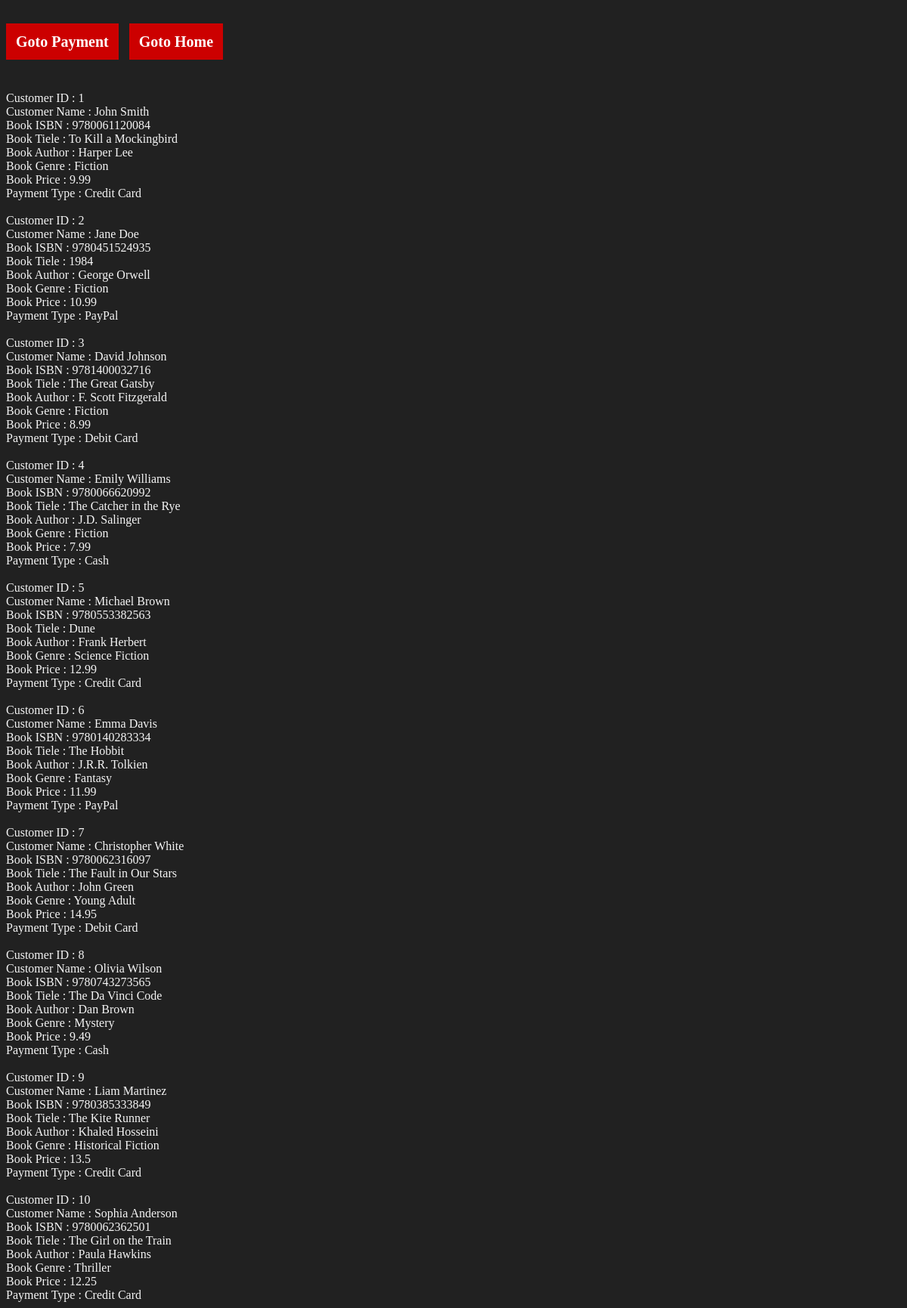
/php/paydisp_1.php, run on the app's committed database.
### tables this page shows
CREATE TABLE User 
(
    userID INT AUTO_INCREMENT PRIMARY KEY,
    userName VARCHAR(20),
    email VARCHAR(50),
    phone VARCHAR(50),
    password VARCHAR(20) NOT NULL
);

CREATE TABLE Payments
(
    PaymentID INT AUTO_INCREMENT PRIMARY KEY,
    PaymentName VARCHAR(50) NOT NULL,
    BookName VARCHAR(50),
    PaymentDate DATE,
    PaymentType VARCHAR(50),
    Amount FLOAT
);

CREATE TABLE Books
(
    ISBN VARCHAR(13) PRIMARY KEY,
    Title VARCHAR(255),
    Author VARCHAR(255),
    Genre VARCHAR(50),
    Price FLOAT,
    Quantity INT,
    Publisher VARCHAR(255),
    PublicationDate DATE
);

### php/paydisp_1.php (the view, shortened to what this page needs)
<html>
<head>
    <link rel="stylesheet" href="../css/header-footer.css">
</head>
<body>
    <br><br>
    <a href="../html/payment.html" class="links">Goto Payment</a>
    <a href="../html/home.html" class="links">Goto Home</a>
    <br><br>
</body>
<html>
<?php
    $conn = mysqli_connect("localhost", "root", "", "BMSystem");
    $query = "
        SELECT u.userID, p.paymentName, b.ISBN, b.title, b.author, b.genre, b.price, p.paymentType
        FROM User as u, Books as b, Payments as p
        WHERE
            u.userName = p.PaymentName AND
            b.title = p.bookname;
    ";
    $r = mysqli_query($conn, $query);
    if($r) {
        while($info = mysqli_fetch_array($r)) {
            echo "<br><br>Customer ID : " . $info['userID'];
            echo "<br>Customer Name   : " . $info['paymentName'];
            echo "<br>Book ISBN       : " . $info['ISBN'];
            echo "<br>Book Tiele      : " . $info['title'];
            echo "<br>Book Author     : " . $info['author'];
            echo "<br>Book Genre      : " . $info['genre'];
            echo "<br>Book Price      : " . $info['price'];
            echo "<br>Payment Type    : " . $info['paymentType'];
        }
    }
?>

### css/header-footer.css (style rules this page uses)
body { background-color: #212121; color: whitesmoke; }
.links { text-decoration: none; color: white; background-color: #c00; padding: 13px; font-size: 20px; font-weight: bolder; margin-right: 10px; }

### data on the page
user: userID "1", payments.PaymentName "John Smith", books.ISBN "9780061120084", books.Title "To Kill a Mockingbird", books.Author "Harper Lee", books.Genre "Fiction", books.Price "9.99", payments.PaymentType "Credit Card"
user: userID "2", payments.PaymentName "Jane Doe", books.ISBN "9780451524935", books.Title "1984", books.Author "George Orwell", books.Genre "Fiction", books.Price "10.99", payments.PaymentType "PayPal"
user: userID "3", payments.PaymentName "David Johnson", books.ISBN "9781400032716", books.Title "The Great Gatsby", books.Author "F. Scott Fitzgerald", books.Genre "Fiction", books.Price "8.99", payments.PaymentType "Debit Card"
user: userID "4", payments.PaymentName "Emily Williams", books.ISBN "9780066620992", books.Title "The Catcher in the Rye", books.Author "J.D. Salinger", books.Genre "Fiction", books.Price "7.99", payments.PaymentType "Cash"
user: userID "5", payments.PaymentName "Michael Brown", books.ISBN "9780553382563", books.Title "Dune", books.Author "Frank Herbert", books.Genre "Science Fiction", books.Price "12.99", payments.PaymentType "Credit Card"
user: userID "6", payments.PaymentName "Emma Davis", books.ISBN "9780140283334", books.Title "The Hobbit", books.Author "J.R.R. Tolkien", books.Genre "Fantasy", books.Price "11.99", payments.PaymentType "PayPal"
user: userID "7", payments.PaymentName "Christopher White", books.ISBN "9780062316097", books.Title "The Fault in Our Stars", books.Author "John Green", books.Genre "Young Adult", books.Price "14.95", payments.PaymentType "Debit Card"
user: userID "8", payments.PaymentName "Olivia Wilson", books.ISBN "9780743273565", books.Title "The Da Vinci Code", books.Author "Dan Brown", books.Genre "Mystery", books.Price "9.49", payments.PaymentType "Cash"
user: userID "9", payments.PaymentName "Liam Martinez", books.ISBN "9780385333849", books.Title "The Kite Runner", books.Author "Khaled Hosseini", books.Genre "Historical Fiction", books.Price "13.5", payments.PaymentType "Credit Card"
user: userID "10", payments.PaymentName "Sophia Anderson", books.ISBN "9780062362501", books.Title "The Girl on the Train", books.Author "Paula Hawkins", books.Genre "Thriller", books.Price "12.25", payments.PaymentType "Credit Card"
